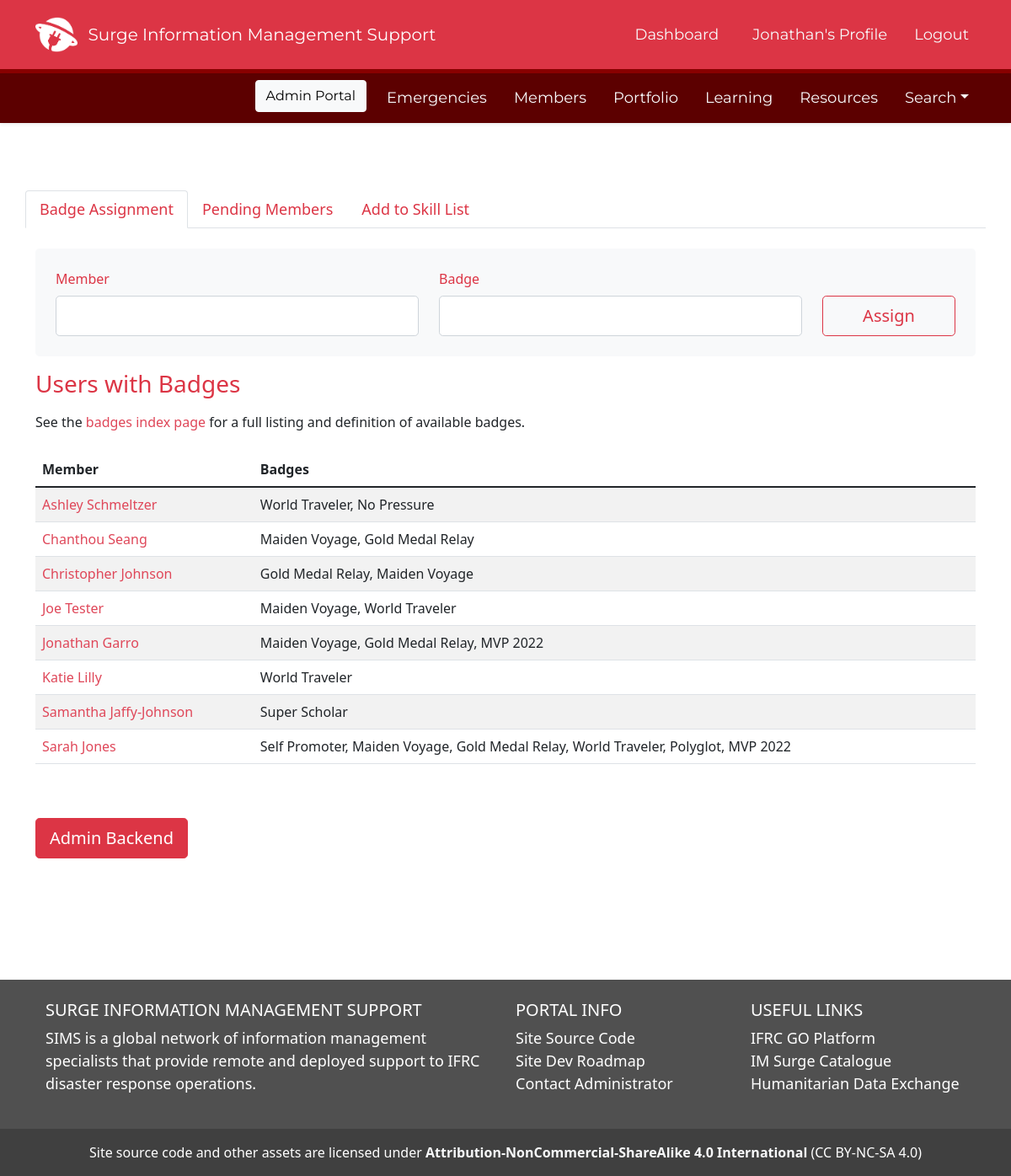
The page /admin_landing (signed in) on the database its author committed.
### SIMS_Portal/models.py (models this page shows, shortened)
class User(db.Model, UserMixin):
	__tablename__ = 'user'
	id = db.Column(db.Integer, primary_key=True)
	firstname = db.Column(db.String(40), nullable=False)
	lastname = db.Column(db.String(40), nullable=False)
	status = db.Column(db.String(20), default='Pending')
	birthday = db.Column(db.Date)
	email = db.Column(db.String(120), unique=True, nullable=False)
	password = db.Column(db.String(60), nullable=False)
	molnix_id = db.Column(db.Integer)
	job_title = db.Column(db.String(120))
	unit = db.Column(db.String(120))
	bio = db.Column(db.Text)
	is_admin = db.Column(db.Boolean, default=False)
	roles = db.Column(db.String(1000))
	languages = db.Column(db.String(1000))
	image_file = db.Column(db.String(20), nullable=False, default='default.png')
	twitter = db.Column(db.String(120))
	slack_id = db.Column(db.String(120))
	github = db.Column(db.String(120))
	linked_in = db.Column(db.String(120))
	messaging_number_country_code = db.Column(db.Integer)
	messaging_number = db.Column(db.Integer)
	ns_id = db.Column(db.Integer, db.ForeignKey('nationalsociety.ns_go_id'))
	assignments = db.relationship('Assignment', backref='assigned_member')
	products = db.relationship('Portfolio', backref='creator', lazy=True)
	skills = db.relationship('Skill', secondary='user_skill', backref='members_with_skill')
	languages = db.relationship('Language', secondary='user_language', backref='members_with_language')
	badges = db.relationship('Badge', secondary='user_badge', backref='members_with_badge')
	working_groups = db.relationship('WorkingGroup', secondary='user_workinggroup', backref='members_with_workinggroup')
	created_at = db.Column(db.DateTime, server_default=func.now())
	updated_at = db.Column(db.DateTime, onupdate=func.now())
	fullname = column_property(firstname + " " + lastname)
	@hybrid_property
	def fullname(self):
		return self.firstname + " " + self.lastname

### SIMS_Portal/main/routes.py (the view, shortened to what this page needs)
@main.route('/admin_landing', methods=['GET', 'POST'])
@login_required
def admin_landing():
	badge_form = BadgeAssignmentForm()
	skill_form = SkillCreatorForm()
	if request.method == 'GET' and current_user.is_admin == 1:
		pending_users = db.session.query(User, NationalSociety).join(NationalSociety, NationalSociety.ns_go_id == User.ns_id).filter(User.status=='Pending').all()
		all_users = db.session.query(User, NationalSociety).join(NationalSociety, NationalSociety.ns_go_id == User.ns_id).filter(User.status == 'Active').order_by(User.firstname).all()
		assigned_badges = db.engine.execute("SELECT u.id, u.firstname, u.lastname, GROUP_CONCAT(b.name, ', ') as badges FROM user u JOIN user_badge ub ON ub.user_id = u.id JOIN badge b ON b.id = ub.badge_id WHERE u.status = 'Active' GROUP BY u.id ORDER BY u.firstname")
		all_skills = db.session.query(Skill.name, Skill.category).order_by(Skill.category, Skill.name).all()
		return render_template('admin_landing.html', pending_users=pending_users, all_users=all_users, badge_form=badge_form, assigned_badges=assigned_badges, skill_form=skill_form, all_skills=all_skills)
	else:
		list_of_admins = db.session.query(User).filter(User.is_admin==1).all()
		return render_template('errors/403.html', list_of_admins=list_of_admins), 403

### SIMS_Portal/main/forms.py
class BadgeAssignmentForm(FlaskForm):
	user_name = QuerySelectField('Member', query_factory=lambda:User.query.order_by(User.firstname).filter(User.status == 'Active').all(), get_label='fullname', allow_blank=True)
	badge_name = QuerySelectField('Badge', query_factory=lambda:Badge.query.order_by(Badge.name).all(), get_label='name', allow_blank=True)
	submit_badge = SubmitField('Assign')

class SkillCreatorForm(FlaskForm):
	name = StringField('Skill Name')
	category = SelectField('Skill Category', choices=['Geospatial', 'Mobile Data Collection', "Graphic Design", 'Data Visualization', 'Web Development', 'Coding', 'Data Management', 'Information Analysis'])
	submit_skill = SubmitField('Add Skill')

### SIMS_Portal/models.py (called while the page is built)
@login_manager.user_loader
def load_user(user_id):
	return User.query.get(int(user_id))

### SIMS_Portal/templates/admin_landing.html (shortened to what this page needs)
{% extends "layout.html" %}
{% block content %}
<div class="container">
	<div class='row my-5'>
		<ul class="nav nav-tabs" id="adminNav" role="tablist">
			<li class="nav-item" role="presentation">
			<button class="nav-link active text-danger" id="badge-assignment-tab" data-bs-toggle="tab" data-bs-target="#badge-assignment" type="button" role="tab" aria-controls="badge-assignment" aria-selected="true">Badge Assignment</button>
			</li>
			<li class="nav-item" role="presentation">
			<button class="nav-link text-danger" id="pending-members-tab" data-bs-toggle="tab" data-bs-target="#pending-members" type="button" role="tab" aria-controls="pending-members" aria-selected="false">Pending Members</button>
			</li>
			<li class="nav-item" role="presentation">
			<button class="nav-link text-danger" id="skill-list-tab" data-bs-toggle="tab" data-bs-target="#skill-list" type="button" role="tab" aria-controls="skill-list" aria-selected="false">Add to Skill List</button>
			</li>
		</ul>
		<div class="tab-content" id="adminContent">
		  <div class="tab-pane fade show active" id="badge-assignment" role="tabpanel" aria-labelledby="badge-assignment-tab">
			  <br>
			  <form action="" method="POST" enctype="multipart/form-data" class="bg-light text-light p-4 rounded-3" novalidate>
			  	<div class='row'>
					<div class='col-md-5'>{{ badge_form.user_name.label(class="form-control-label pb-2 text-danger") }}</div>
					<div class='col-md-5'>{{ badge_form.badge_name.label(class="form-control-label pb-2 text-danger") }}</div>
					<div class='col'></div>
				</div>
				<div class='row'>
					<div class='col-md-5'>{{ badge_form.user_name(class="form-control form-control-lg") }} </div>
					<div class='col-md-5'>{{ badge_form.badge_name(class="form-control form-control-lg") }}</div>
					<div class='col'>{{ badge_form.submit_badge(class="btn btn-lg btn-outline-danger w-100") }}</div>
				</div>
			  </form>
				<h3 class='text-danger my-3'>Users with Badges</h3>
				See the <a href='/badges'>badges index page</a> for a full listing and definition of available badges.
				  <table class='table table-striped mt-4'>
					  <thead>
						  <tr>
							  <th>Member</th>
							  <th>Badges</th>
						  </tr>
					  </thead>
					  <tbody>
						  {% for user in assigned_badges %}
							  <tr>
								  <td><a href='/profile/view/{{user.id}}'>{{user.firstname}} {{user.lastname}}</a></td>
								  <td>{{user.badges}}</td>
							  </tr>
						  {% endfor %}
					  </tbody>
				  </table>
		  	</div>
			</div>
			<div class='my-5'>
				<a href='/admin'><button class='btn btn-lg btn-danger'>Admin Backend</button></a>
			</div>
		</div>
	</div>
{% endblock content %}

### SIMS_Portal/templates/layout.html (shortened to what this page needs)
<!DOCTYPE html>
<html lang="en">
<head>
	<link href="https://cdn.jsdelivr.net/npm/bootstrap@5.1.3/dist/css/bootstrap.min.css" rel="stylesheet">
	<link rel="stylesheet" type="text/css" href="https://cdn.datatables.net/1.12.1/css/jquery.dataTables.css">
	<link rel="stylesheet" type="text/css" href="{{ url_for('static', filename='css/main.css') }}">
	<link rel="stylesheet" href="https://cdn.jsdelivr.net/npm/bootstrap-icons@1.8.3/font/bootstrap-icons.css">
	<link rel="stylesheet" href="https://cdn.jsdelivr.net/npm/fullcalendar@5.11.0/main.min.css">
	<link rel="stylesheet" href="https://maxcdn.bootstrapcdn.com/font-awesome/4.7.0/css/font-awesome.min.css">
</head>
<body class="d-flex flex-column min-vh-100" data-spy="scroll" data-target=".card" data-offset="50">
	<header>
	<nav id="navbar_top" class="navbar navbar-expand-md navbar-dark bg-danger navbar-static-top py-3">
	 <div class="container">
		 <img src='/static/assets/img/SIMS-Logo-Dark.png' height='50px'>&nbsp &nbsp
		{% if current_user.is_authenticated %}
			<a class="navbar-brand" href="/dashboard" style="font-family: 'Montserrat';">Surge Information Management Support</a>
		{% else %}
			<a class="navbar-brand" href="/" style="font-family: 'Montserrat';">Surge Information Management Support</a>
		{% endif %}
	  <div class="collapse navbar-collapse" id="main_nav">
		<ul class="navbar-nav ms-auto">
			{% if current_user.is_authenticated %}
				{% if request.path == '/dashboard' %}
					<li class="nav-item px-3"><button type="button" class="btn btn-light" style="font-family: 'Montserrat';">Dashboard</button></li>
				{% else %}
					<li class="nav-item px-3"><a class="nav-link text-light" href="/dashboard" style="font-family: 'Montserrat';"> Dashboard </a></li>
				{% endif %}
				{% if '/profile_edit/' in request.path %}
				<li class="nav-item px-3"> </li>
				{% elif request.path == '/profile' %}
					<li class="nav-item px-2"><button type="button" class="btn btn-light" style="font-family: 'Montserrat';">{{ current_user.firstname }}'s Profile</button></li>
				{% else %}
				<li class="nav-item px-2"><a class="nav-link text-light" href="/profile" style="font-family: 'Montserrat';"> {{ current_user.firstname }}'s Profile </a></li>
				{% endif %}
				<li class="nav-item ps-2"><a class="nav-link text-light" href="/logout" style="font-family: 'Montserrat';"> Logout </a></li>
			{% endif %}
		</ul>
	  </div>
	</nav>
	{% if current_user.is_authenticated %}
	<nav id="navbar_top_login" class="navbar navbar-expand-sm box-shadow shadow-sm navbar-dark sticky-top mb-2">
	 <div class="container">
	  <div class="collapse navbar-collapse" id="main_nav">
			<ul class="navbar-nav ms-auto">
				{% if current_user.is_admin == 1 %}
					{% if '/admin_landing' in request.path %}
					<li class="nav-item px-2"><button type="button" class="btn btn-light" style="font-family: 'Montserrat';">Admin Portal</button></li>
					{% else %}
					<li class="nav-item px-2"><a class="nav-link text-light" href="/admin_landing" style="font-family: 'Montserrat';">Admin Portal</a></li>
					{% endif %}
				{% endif %}
				{% if '/emergencies/all' in request.path %}
					<li class="nav-item px-2"><button type="button" class="btn btn-light" style="font-family: 'Montserrat';">Emergencies</button></li>
				{% else %}
					<li class="nav-item px-2"><a class="nav-link text-light" href="{{ url_for('emergencies.view_all_emergencies')}}" style="font-family: 'Montserrat';">Emergencies</a></li>
				{% endif %}
				{% if '/members/all' in request.path %}
					<li class="nav-item px-2"><button type="button" class="btn btn-light" style="font-family: 'Montserrat';">Members</button></li>
				{% else %}
					<li class="nav-item px-2"><a class="nav-link text-light" href="{{ url_for('users.members_all')}}" style="font-family: 'Montserrat';">Members</a></li>
				{% endif %}
				{% if '/all_products' in request.path %}
					<li class="nav-item px-2"><button type="button" class="btn btn-light" style="font-family: 'Montserrat';">Portfolio</button></li>
				{% else %}
					<li class="nav-item px-2"><a class="nav-link text-light" href="{{ url_for('portfolios.all_products')}}" style="font-family: 'Montserrat';">Portfolio</a></li>
				{% endif %}
				{% if '/learning' in request.path %}
					<li class="nav-item px-2"><button type="button" class="btn btn-light" style="font-family: 'Montserrat';">Learning</button></li>
				{% else %}
					<li class="nav-item px-2"><a class="nav-link text-light" href="{{ url_for('main.learning')}}" style="font-family: 'Montserrat';">Learning</a></li>
				{% endif %}
				{% if '/resources' in request.path %}
					<li class="nav-item px-2"><button type="button" class="btn btn-light" style="font-family: 'Montserrat';">Resources</button></li>
				{% else %}
					<li class="nav-item px-2"><a class="nav-link text-light" href="{{ url_for('main.resources')}}" style="font-family: 'Montserrat';">Resources</a></li>
				{% endif %}
					<li class="nav-item dropdown ps-2 pl-3">
						<a class="nav-link dropdown-toggle text-light" href="#" id="navbarDropdown" role="button" data-toggle="dropdown" aria-haspopup="true" aria-expanded="false" style="font-family: 'Montserrat';">Search</a>
					</li>
			</ul>
		</div>
	  </div>
	</nav>
	{% endif %}
	</header>
	{% block content %}{% endblock %}
	<br><br>
	<footer class="text-white text-center text-lg-start mt-auto" style='background: #505050'>
	  <div class="container p-4">
		<div class="row">
		  <div class="col-lg-6 col-md-12 mb-4 mb-md-0">
			<h5 class="text-uppercase">Surge Information Management Support</h5>
			<p>
			  SIMS is a global network of information management specialists that provide remote and deployed support to IFRC disaster response operations.
			</p>
		  </div>
		  <div class="col-lg-3 col-md-6 mb-4 mb-md-0">
			<h5 class="text-uppercase">Portal Info</h5>
			<ul class="list-unstyled mb-0">
			  <li>
				<a href="https://github.com/JonathanGarro/SIMS-Portal-Neo" class="text-white">Site Source Code</a>
			  </li>
			  <li>
				<a href="https://trello.com/b/zzwVdwoY/sims-portal-development-roadmap" class="text-white">Site Dev Roadmap</a>
			  </li>
			  <li>
				<a href="#!" class="text-white">Contact Administrator</a>
			  </li>
			</ul>
		  </div>
		  <div class="col-lg-3 col-md-6 mb-4 mb-md-0">
			  <h5 class="text-uppercase">Useful Links</h5>
			  <ul class="list-unstyled mb-0">
				<li>
				  <a href="https://go.ifrc.org" class="text-white">IFRC GO Platform</a>
				</li>
				<li>
				  <a href="https://go.ifrc.org/deployments/catalogue/infoMgt" class="text-white">IM Surge Catalogue</a>
				</li>
				<li>
				  <a href="https://data.humdata.org" class="text-white">Humanitarian Data Exchange</a>
				</li>
			  </ul>
			</div>
		</div>
	  </div>
	  <div class="text-center p-3" style="background-color: rgba(0, 0, 0, 0.2);">
		Site source code and other assets are licensed under <a href='http://creativecommons.org/licenses/by-nc-sa/4.0/' class='text-light fw-bold'> Attribution-NonCommercial-ShareAlike 4.0 International</a> (CC BY-NC-SA 4.0)
	  </div>
	</footer>
</body>
</html>

### SIMS_Portal/static/css/main.css (style rules this page uses)
a { text-decoration: none; color: #df4759 }
a:link { text-decoration: none; color: #df4759 }
body { position: relative; }
p { font-size: 18px; }
li { font-size: 18px; }
#navbar_top_login { background: #5c0000 !important; }
#navbar_top { border-bottom: 5px solid #890000; }

### rows shown on the page
User: firstname "Jonathan", lastname "Garro", badges "Maiden Voyage, Gold Medal Relay, MVP 2022"
User: firstname "Ashley", lastname "Schmeltzer", badges "World Traveler, No Pressure"
User: firstname "Chanthou", lastname "Seang", badges "Maiden Voyage, Gold Medal Relay"
User: firstname "Christopher", lastname "Johnson", badges "Gold Medal Relay, Maiden Voyage"
User: firstname "Joe", lastname "Tester", badges "Maiden Voyage, World Traveler"
User: firstname "Katie", lastname "Lilly", badges "World Traveler"
User: firstname "Samantha", lastname "Jaffy-Johnson", badges "Super Scholar"
User: firstname "Sarah", lastname "Jones", badges "Self Promoter, Maiden Voyage, Gold Medal Relay, World Traveler, Polyglot, MVP 2022"
